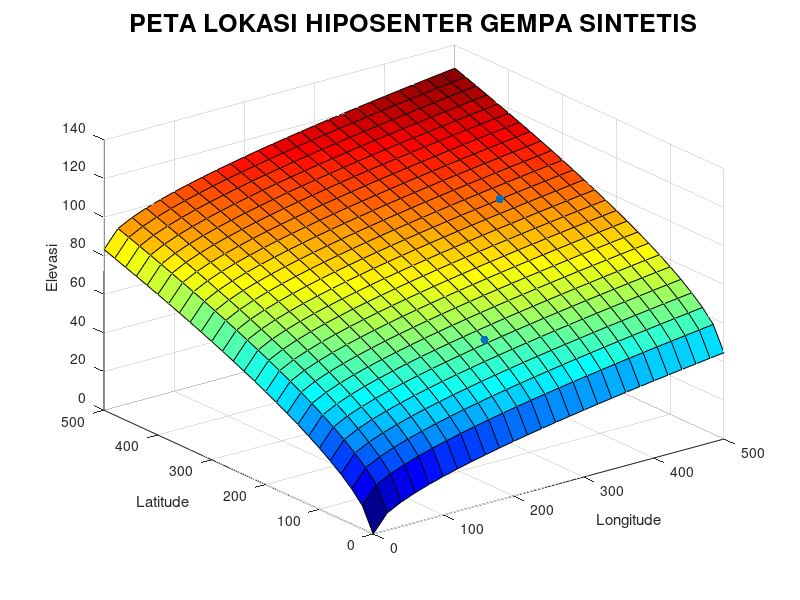

Source code (MATLAB):
clear,clc

%pembuatan topografi
x=[0:20:500];
y=[0:20:500];
xn=length(x);
yn=length(y);
for i=1:xn
    for j=1:yn
        z(i,j)=2*(x(i)^(3/5))+2*(y(j)^(1/2))
    end
end

st1=[x(3) y(10) z(3,10)]    %posisi stasiun 1
st2=[x(12) y(5) z(12,5)]    %posisi stasiun 2
st3=[x(15) y(21) z(15,21)]  %posisi stasiun 3
st4=[x(20) y(14) z(20,14)]  %posisi stasiun 4

stasiun=[st1;st2;st3;st4]
xst=stasiun(:,1); %pendeklarasian posisi X tiap stasiun
yst=stasiun(:,2); %pendeklarasian posisi Y tiap stasiun
zst=stasiun(:,3); %pendeklarasian posisi Z tiap stasiun

hiposenter=[200 250 0]    % posisi hiposenter sintetik x=200, y=250 , z=0

vp=2    % kecepatan rambat gelombang gempa dalam km/s

T1=sqrt(((xst(1)-hiposenter(1))^2)+((yst(1)-hiposenter(2))^2)+((zst(1)-hiposenter(3))^2))/vp; %travel time ke stasiun 1
T2=sqrt(((xst(2)-hiposenter(1))^2)+((yst(2)-hiposenter(2))^2)+((zst(2)-hiposenter(3))^2))/vp; %travel time ke stasiun 2
T3=sqrt(((xst(3)-hiposenter(1))^2)+((yst(3)-hiposenter(2))^2)+((zst(3)-hiposenter(3))^2))/vp; %travel time ke stasiun 3
T4=sqrt(((xst(4)-hiposenter(1))^2)+((yst(4)-hiposenter(2))^2)+((zst(4)-hiposenter(3))^2))/vp; %travel time ke stasiun 4

t0=[round(T1) round(T2) round(T3) round(T4)]            % travel time sintetik untuk setiap stasiun

%plotting
colormap jet
surf(x,y,z); hold on;
title('PETA LOKASI HIPOSENTER GEMPA SINTETIS', 'fontweight', 'bold', 'fontsize', 18);
xlabel ('Longitude');
ylabel ('Latitude');
zlabel ('Elevasi'); hold on;
scatter3(xst,yst,zst,'filled'); hold on;
scatter3(hiposenter(1),hiposenter(2),hiposenter(3),'filled'); hold on;